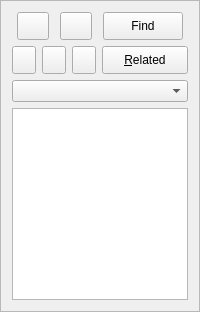
         <widget class="QFrame" name="frame_2" >
          <property name="sizePolicy" >
           <sizepolicy vsizetype="Expanding" hsizetype="Preferred" >
            <horstretch>0</horstretch>
            <verstretch>0</verstretch>
           </sizepolicy>
          </property>
          <property name="minimumSize" >
           <size>
            <width>180</width>
            <height>16</height>
           </size>
          </property>
          <property name="maximumSize" >
           <size>
            <width>200</width>
            <height>16777215</height>
           </size>
          </property>
          <property name="frameShape" >
           <enum>QFrame::StyledPanel</enum>
          </property>
          <property name="frameShadow" >
           <enum>QFrame::Raised</enum>
          </property>
          <layout class="QVBoxLayout" name="verticalLayout" >
           <item>
            <layout class="QHBoxLayout" name="horizontalLayout" >
             <item>
              <widget class="QPushButton" name="home_pushButton" >
               <property name="minimumSize" >
                <size>
                 <width>32</width>
                 <height>0</height>
                </size>
               </property>
               <property name="maximumSize" >
                <size>
                 <width>32</width>
                 <height>28</height>
                </size>
               </property>
               <property name="toolTip" >
                <string>Exit the Current Patient Record.</string>
               </property>
               <property name="text" >
                <string/>
               </property>
               <property name="icon" >
                <iconset resource="../resources/resources.qrc" >
                 <normaloff>:/kfm_home.png</normaloff>:/kfm_home.png</iconset>
               </property>
               <property name="iconSize" >
                <size>
                 <width>32</width>
                 <height>24</height>
                </size>
               </property>
              </widget>
             </item>
             <item>
              <widget class="QPushButton" name="newPatientPushButton" >
               <property name="sizePolicy" >
                <sizepolicy vsizetype="Minimum" hsizetype="Minimum" >
                 <horstretch>0</horstretch>
                 <verstretch>0</verstretch>
                </sizepolicy>
               </property>
               <property name="minimumSize" >
                <size>
                 <width>32</width>
                 <height>0</height>
                </size>
               </property>
               <property name="maximumSize" >
                <size>
                 <width>32</width>
                 <height>28</height>
                </size>
               </property>
               <property name="toolTip" >
                <string>Add a New Patient to the database.</string>
               </property>
               <property name="text" >
                <string/>
               </property>
               <property name="icon" >
                <iconset resource="../resources/resources.qrc" >
                 <normaloff>:/add_user.png</normaloff>:/add_user.png</iconset>
               </property>
               <property name="iconSize" >
                <size>
                 <width>32</width>
                 <height>16</height>
                </size>
               </property>
              </widget>
             </item>
             <item>
              <widget class="QPushButton" name="findButton" >
               <property name="sizePolicy" >
                <sizepolicy vsizetype="Preferred" hsizetype="Preferred" >
                 <horstretch>0</horstretch>
                 <verstretch>0</verstretch>
                </sizepolicy>
               </property>
               <property name="minimumSize" >
                <size>
                 <width>80</width>
                 <height>28</height>
                </size>
               </property>
               <property name="maximumSize" >
                <size>
                 <width>70</width>
                 <height>28</height>
                </size>
               </property>
               <property name="toolTip" >
                <string>Click on this Button to search for in patient in your database.</string>
               </property>
               <property name="text" >
                <string>Find</string>
               </property>
               <property name="icon" >
                <iconset resource="../resources/resources.qrc" >
                 <normaloff>:/search.png</normaloff>:/search.png</iconset>
               </property>
               <property name="iconSize" >
                <size>
                 <width>24</width>
                 <height>24</height>
                </size>
               </property>
              </widget>
             </item>
            </layout>
           </item>
           <item>
            <layout class="QHBoxLayout" name="horizontalLayout_3" >
             <item>
              <widget class="QPushButton" name="backButton" >
               <property name="sizePolicy" >
                <sizepolicy vsizetype="Minimum" hsizetype="Minimum" >
                 <horstretch>0</horstretch>
                 <verstretch>0</verstretch>
                </sizepolicy>
               </property>
               <property name="maximumSize" >
                <size>
                 <width>24</width>
                 <height>28</height>
                </size>
               </property>
               <property name="toolTip" >
                <string>This cycles back through the history of records loaded today.</string>
               </property>
               <property name="text" >
                <string/>
               </property>
               <property name="icon" >
                <iconset resource="../resources/resources.qrc" >
                 <normaloff>:/back.png</normaloff>:/back.png</iconset>
               </property>
               <property name="iconSize" >
                <size>
                 <width>32</width>
                 <height>16</height>
                </size>
               </property>
              </widget>
             </item>
             <item>
              <widget class="QPushButton" name="reloadButton" >
               <property name="sizePolicy" >
                <sizepolicy vsizetype="Minimum" hsizetype="Minimum" >
                 <horstretch>0</horstretch>
                 <verstretch>0</verstretch>
                </sizepolicy>
               </property>
               <property name="maximumSize" >
                <size>
                 <width>24</width>
                 <height>28</height>
                </size>
               </property>
               <property name="toolTip" >
                <string>Reload the patient from the database.</string>
               </property>
               <property name="text" >
                <string/>
               </property>
               <property name="icon" >
                <iconset resource="../resources/resources.qrc" >
                 <normaloff>:/agt_reload.png</normaloff>:/agt_reload.png</iconset>
               </property>
              </widget>
             </item>
             <item>
              <widget class="QPushButton" name="nextButton" >
               <property name="sizePolicy" >
                <sizepolicy vsizetype="Minimum" hsizetype="Minimum" >
                 <horstretch>0</horstretch>
                 <verstretch>0</verstretch>
                </sizepolicy>
               </property>
               <property name="maximumSize" >
                <size>
                 <width>24</width>
                 <height>28</height>
                </size>
               </property>
               <property name="toolTip" >
                <string>This cycles forwards through the history of records loaded today.</string>
               </property>
               <property name="text" >
                <string/>
               </property>
               <property name="icon" >
                <iconset resource="../resources/resources.qrc" >
                 <normaloff>:/forward.png</normaloff>:/forward.png</iconset>
               </property>
               <property name="iconSize" >
                <size>
                 <width>32</width>
                 <height>16</height>
                </size>
               </property>
              </widget>
             </item>
             <item>
              <widget class="QPushButton" name="relatedpts_pushButton" >
               <property name="minimumSize" >
                <size>
                 <width>60</width>
                 <height>28</height>
                </size>
               </property>
               <property name="toolTip" >
                <string>Show patients who live at the same address, or who have a similar name.</string>
               </property>
               <property name="text" >
                <string>&amp;Related</string>
               </property>
               <property name="icon" >
                <iconset resource="../resources/resources.qrc" >
                 <normaloff>:/agt_family.png</normaloff>:/agt_family.png</iconset>
               </property>
              </widget>
             </item>
            </layout>
           </item>
           <item>
            <widget class="QComboBox" name="daylistBox" >
             <property name="sizePolicy" >
              <sizepolicy vsizetype="Preferred" hsizetype="Preferred" >
               <horstretch>0</horstretch>
               <verstretch>0</verstretch>
              </sizepolicy>
             </property>
             <property name="toolTip" >
              <string>A drop down box of all patients who have an appointment today.</string>
             </property>
             <property name="maxVisibleItems" >
              <number>40</number>
             </property>
             <property name="sizeAdjustPolicy" >
              <enum>QComboBox::AdjustToContentsOnFirstShow</enum>
             </property>
            </widget>
           </item>
           <item>
            <widget class="QTextBrowser" name="detailsBrowser" >
             <property name="sizePolicy" >
              <sizepolicy vsizetype="Expanding" hsizetype="Fixed" >
               <horstretch>0</horstretch>
               <verstretch>0</verstretch>
              </sizepolicy>
             </property>
            </widget>
           </item>
          </layout>
         </widget>
